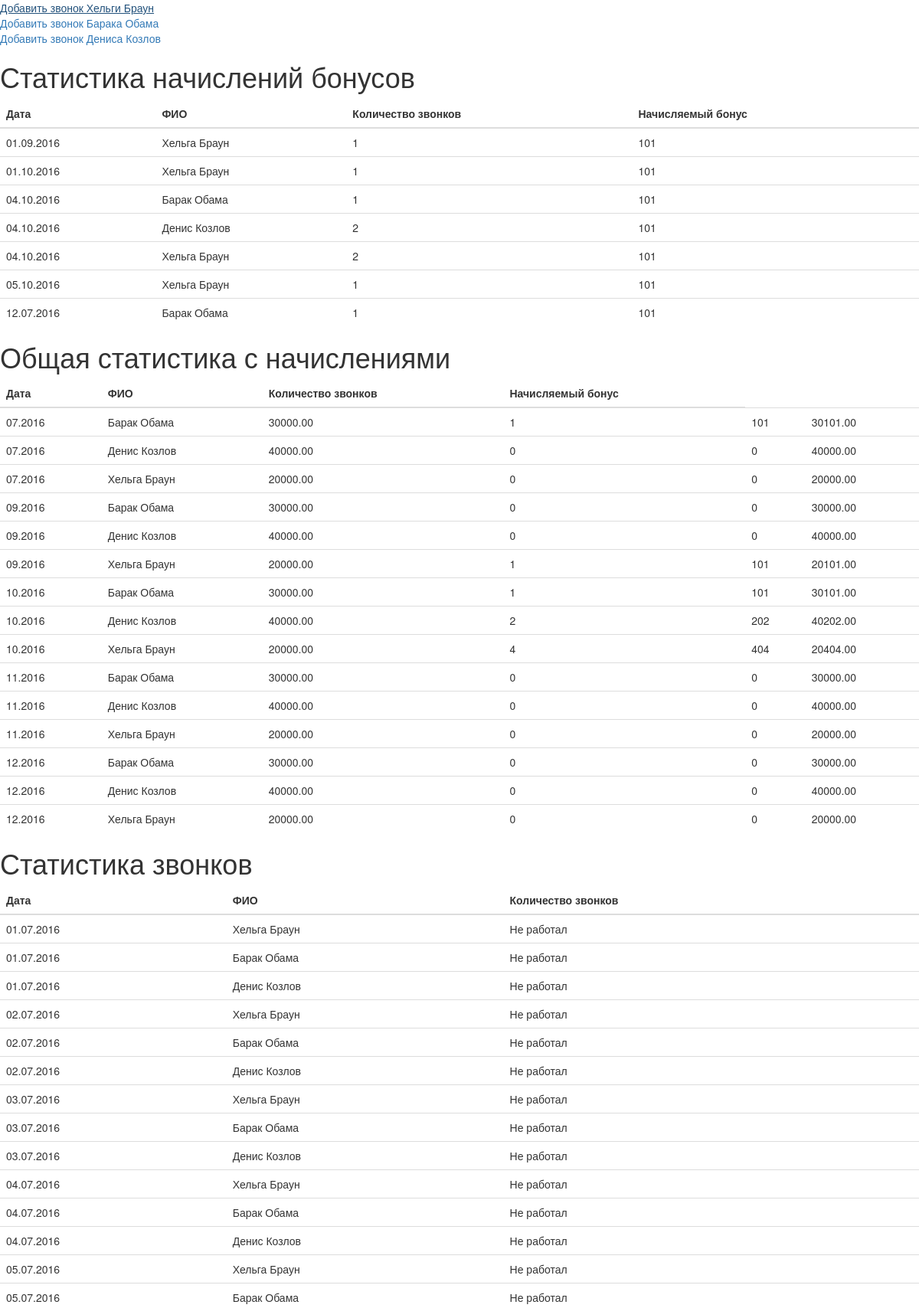
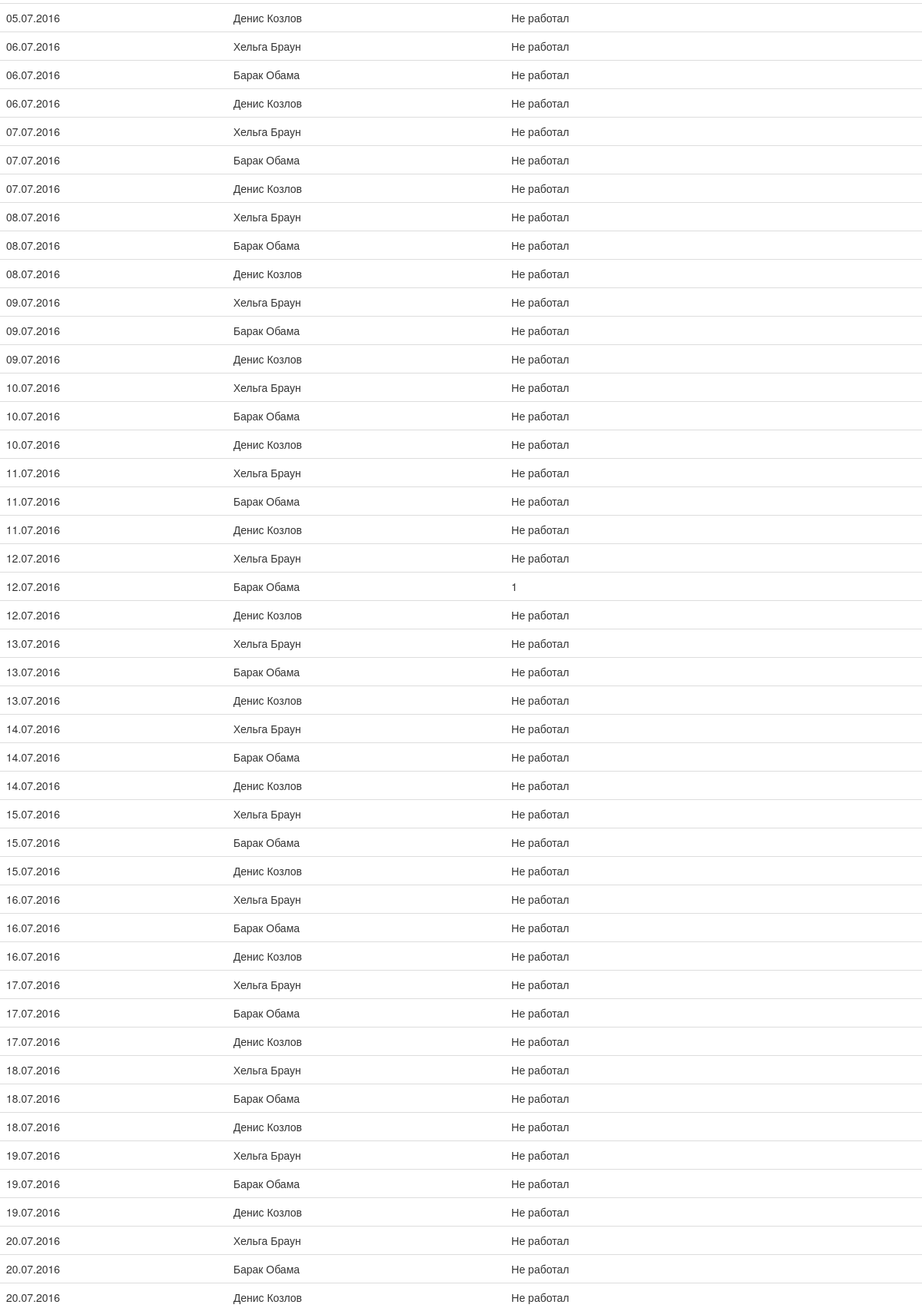
The page / (upper part) on the database its author committed (2 pictures, top to bottom).
### tables this page shows
CREATE TABLE managers (
  id INT(11) UNSIGNED NOT NULL AUTO_INCREMENT COMMENT 'Иднетификатор',
  fio VARCHAR(255) NOT NULL COMMENT 'ФИО',
  salary DECIMAL(11, 2) NOT NULL COMMENT 'Оклад',
  PRIMARY KEY (id)
);

### application/controllers/Calls.php (called while the page is built, shortened)
<?php
class Calls extends CI_Controller {
	public function index($manager = '')
	{
      $this->load->model('M_Calls','calls');
      $data = [
        'description' => 'Описание страницы',
        'keywords' => 'Ключевые слова',
        'title' => 'Данные по звонкам менеджеров',
        'history_bonus' => $this->calls->get_history_bonus(),
        'stat_calls' => $this->calls->get_stat_calls(),
        'total_stat' => $this->calls->get_total_stat()
      ];
      $this->load->view('templates/header',$data);
      $this->load->view('calls_stat',$data);
      $this->load->view('templates/footer',$data);
	}
}

### index.php (called while the page is built, shortened)
<?php
require_once BASEPATH.'core/CodeIgniter.php';

### application/models/m_calls.php (called while the page is built, shortened)
<?php
class M_Calls extends CI_Model {
  function get_history_bonus()
  {
    return $this->db->get('history_bonus')->result();
  }
  function get_stat_calls()
  {
    return $this->db->get('stat_calls')->result();
  }
  function get_total_stat()
  {
    return $this->db->get('total_stat')->result();
  }
}

### application/views/calls_stat.php (the view)
<div id="container">
  <p>
    <a href="http://izum.wde/calls/add/1">Добавить звонок Хельги Браун </a><br />
    <a href="http://izum.wde/calls/add/2">Добавить звонок Барака Обама </a><br />
    <a href="http://izum.wde/calls/add/3">Добавить звонок Дениса Козлов </a><br />
  </p>
</div>
<div id="container">
  <h1>Статистика начислений бонусов</h1>
  <p>
    <table class="table">
     <thead>
       <tr>
         <th>Дата</th>
         <th>ФИО</th>
         <th>Количество звонков</th>
         <th>Начисляемый бонус</th>
       </tr>
     </thead>
     <tbody>
      <?php foreach($history_bonus as $history): ?>
      <tr>
        <td><?php echo $history->date ; ?></td>
        <td><?php echo $history->fio ; ?></td>
        <td><?php echo $history->count_call ; ?></td>
        <td><?php echo $history->bonus ; ?></td>
      </tr>
      <?php endforeach; ?>
     </tbody>
   </table>
  </p>
</div>
<div id="container">
  <h1>Общая статистика с начислениями</h1>
  <p>
    <table class="table">
     <thead>
       <tr>
         <th>Дата</th>
         <th>ФИО</th>
         <th>Количество звонков</th>
         <th>Начисляемый бонус</th>
       </tr>
     </thead>
     <tbody>
      <?php foreach($total_stat as $stat): ?>
      <tr>
        <td><?php echo $stat->date ; ?></td>
        <td><?php echo $stat->fio ; ?></td>
        <td><?php echo $stat->salary ; ?></td>
        <td><?php echo $stat->count_call ; ?></td>
        <td><?php echo $stat->bouns ; ?></td>
        <td><?php echo $stat->total_summ ; ?></td>
      </tr>
      <?php endforeach; ?>
     </tbody>
   </table>
  </p>
</div>
<div id="container">
  <h1>Статистика звонков</h1>
  <p>
    <table class="table">
     <thead>
       <tr>
         <th>Дата</th>
         <th>ФИО</th>
         <th>Количество звонков</th>
       </tr>
     </thead>
     <tbody>
      <?php foreach($stat_calls as $stat_call): ?>
      <tr>
        <td><?php echo $stat_call->date ; ?></td>
        <td><?php echo $stat_call->fio ; ?></td>
        <td><?php echo $stat_call->count_call ; ?></td>
      </tr>
      <?php endforeach; ?>
     </tbody>
   </table>
  </p>
</div>

### application/views/templates/header.php (shortened to what this page needs)
<!doctype html>
<html lang="ru">
  <head>
    <link rel="stylesheet" href="https://maxcdn.bootstrapcdn.com/bootstrap/3.3.7/css/bootstrap.min.css"  media="all">
    <link rel="stylesheet" href="https://maxcdn.bootstrapcdn.com/bootstrap/3.3.7/css/bootstrap-theme.min.css"  media="all">
    <link rel="stylesheet" href="http://izum.wde/css/core.css" media="all">
  </head>
  <body>

### application/views/templates/footer.php
  </body>
</html>

### rows shown on the page
managers: date "01.09.2016", fio "Хельга Браун", count_call "1", bonus "101", date "01.10.2016", date "04.10.2016", count_call "2", date "05.10.2016", date "07.2016", salary "20000.00", count_call "0", bouns "0", total_summ "20000.00", date "09.2016", bouns "101", total_summ "20101.00", date "10.2016", count_call "4", bouns "404", total_summ "20404.00", date "11.2016", date "12.2016"
managers: date "04.10.2016", fio "Барак Обама", count_call "1", bonus "101", date "12.07.2016", date "07.2016", salary "30000.00", bouns "101", total_summ "30101.00", date "09.2016", count_call "0", bouns "0", total_summ "30000.00", date "10.2016", date "11.2016", date "12.2016"
managers: date "04.10.2016", fio "Денис Козлов", count_call "2", bonus "101", date "07.2016", salary "40000.00", count_call "0", bouns "0", total_summ "40000.00", date "09.2016", date "10.2016", bouns "202", total_summ "40202.00", date "11.2016", date "12.2016"

### other values the page prints
$stat_call->date "01.07.2016"
$stat_call->fio "Хельга Браун"
$stat_call->count_call "Не работал"
$stat_call->fio "Барак Обама"
$stat_call->fio "Денис Козлов"
$stat_call->date "02.07.2016"
$stat_call->date "03.07.2016"
$stat_call->date "04.07.2016"
$stat_call->date "05.07.2016"
$stat_call->date "06.07.2016"
$stat_call->date "07.07.2016"
$stat_call->date "08.07.2016"
$stat_call->date "09.07.2016"
$stat_call->date "10.07.2016"
$stat_call->date "11.07.2016"
